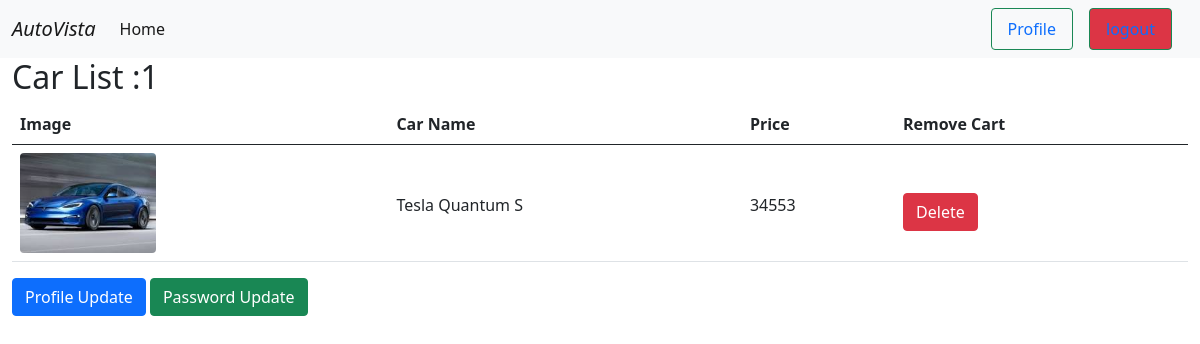
Page /profiles/profile/ (signed in) on the committed database.
### home/models.py (models this page shows, shortened)
class Cart(models.Model):
    user=models.ForeignKey(User,on_delete=models.CASCADE, blank=True)
    car=models.ForeignKey(Car,on_delete=models.CASCADE)
    quantity=models.PositiveIntegerField(default=0)

class Car(models.Model):
    brand=models.ForeignKey(CarBrand,on_delete=models.CASCADE)
    car_image=models.ImageField(upload_to='car_images/')
    name=models.CharField(max_length=100)
    description=models.TextField()
    price=models.IntegerField()
    car_quantity=models.PositiveIntegerField(default=0,null=True, blank=True)

### profiles/views.py (the view)
# urls.py: path("profile/",views.user_profile.as_view(),name="user_profile"),
class user_profile(ListView):
    model = Cart
    template_name = 'profile.html'
    context_object_name = 'carts'
    def get_queryset(self):
        return Cart.objects.filter(user=self.request.user)

### profiles/templates/profile.html (shortened to what this page needs)
{% extends "base.html" %}
{% block content %}
<h2>Car List :{{ carts|length}}</h2>
<table class="table">
    <thead>
      <tr>
        <th scope="col">Image</th>
        <th scope="col">Car Name</th>
        <th scope="col">Price </th>
        <th scope="col">Remove Cart</th>
      </tr>
    </thead>
    <tbody>
        <div class=' '>{% for cart in carts %}
            <tr>
              <th class='p-2' scope="row"><img style='height:100px;' class='rounded'  src="{{ cart.car.car_image.url }}" alt=""></th>
              <td class='pt-5'>{{cart.car.name}}</td>
              <td class='pt-5'>{{cart.car.price}}</td>
              <td class='pt-5'><a class=' btn btn-danger' href="{% url "remove_cart" cart.id %}">Delete</a></td>
            </tr>
            {% endfor %}</div>
    </tbody>
  </table>
<p>
    <a href="{% url "update_profile" %}" class='btn btn-primary '>Profile Update</a>
    <a href="{% url "update_pass" %}" class='btn btn-success '>Password Update</a>
</p>
{% endblock content %}

### rows in the picture
Cart: car.car_image (picture), car.name "Tesla Quantum S", car.price "34553"

### other values in the picture
{{ carts|length }} "1"
